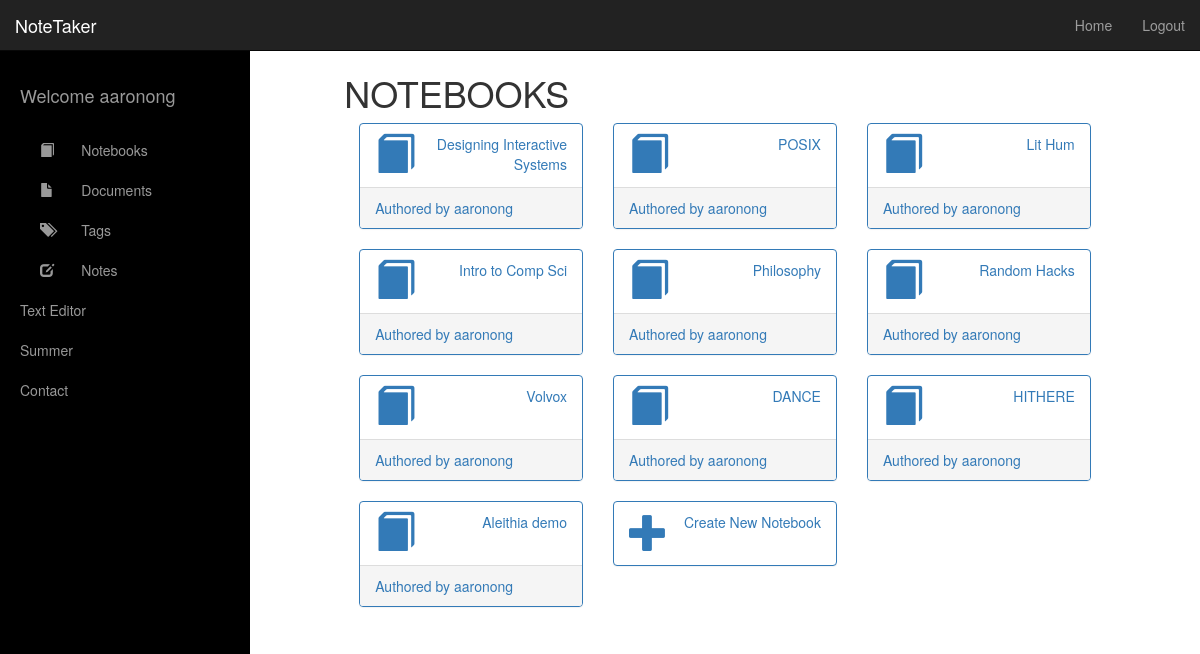
Screenshot of / (signed in) with the database file from the repository.
### notetaker/models.py (models this page shows, shortened)
@python_2_unicode_compatible
class Notebook(models.Model):
    owner = models.ForeignKey(NoteUser, on_delete=models.CASCADE)
    title = models.CharField(max_length=50)

### notetaker/views.py (the view)
# urls.py: url(r'^$', views.notebooks, name='index'),
def notebooks(request):
    if request.method=='POST':
        title = request.POST.get('title')
        nb = Notebook(title=title, owner=NoteUser.objects.get_by_natural_key(request.user))
        nb.save()
        return redirect('/')
    all_notebooks = Notebook.objects.filter(owner=request.user)
    context = {
        'all_notebooks': all_notebooks,
    }
    return render(request, 'notebooks.html', context)

### notetaker/models.py (called while the page is built)
    def __str__(self):
        return self.username

### templates/notebooks.html (shortened to what this page needs)
{% extends 'base.html' %}
{% load staticfiles %}
{% block content %}
    <h2>Secret header</h2>
    <h1>NOTEBOOKS</h1>
    {% if all_notebooks %}
        {% for notebook in all_notebooks %}
            <div class="col-lg-4 col-md-6 col-sm-12 col-xs-12">
                <div class="panel panel-primary">
                    <div class="box">
                        <a href="/notebooks/{{ notebook.id }}/">
                            <div class="panel-heading">
                                <div class="row">
                                    <div class="col-xs-2">
                                        <i style="font-size:2.8em;" class="glyphicon glyphicon-book"></i>
                                    </div>
                                    <div class="col-xs-10 text-right">
                                        <div>{{ notebook.title }}</div>
                                    </div>
                                </div>
                            </div>
                        </a>
                            <div class="panel-footer">
                                <a href="/profile/{{ notebook.owner.id }}/">
                                    <span class="pull-left">Authored by {{notebook.owner}}</span>
                                </a>
                                <div class="clearfix"></div>
                            </div>
                    </div>
                </div>
            </div>
        {% endfor %}
    {% endif %}
    <div class="col-lg-4 col-md-6 col-sm-12 col-xs-12">
        <div class="panel panel-primary" >
            <a data-toggle="collapse" href="#collapseExample">
                <div class="panel-heading">
                    <div class="row">
                        <div class="col-xs-2">
                            <i style="font-size:2.8em; color:#337ab7;" class="glyphicon glyphicon-plus"></i>
                        </div>
                        <div class="col-xs-10 text-right">
                            <p style="color:#337ab7;">Create New Notebook</p>
                        </div>
                    </div>
                </div>
            </a>
        </div>
    </div>
{% endblock %}

### templates/base.html (shortened to what this page needs)
{% load staticfiles %}
<!DOCTYPE html>
<html>
	<head>
	    <link href="{% static "bootstrap/js/bootstrap.min.js" %}" rel="stylesheet">
	    <link href="{% static "bootstrap/css/bootstrap.min.css" %}" rel="stylesheet">
    	<link href="{% static "bootstrap/css/simple-sidebar.css" %}" rel="stylesheet">
		<link rel="stylesheet" href="//netdna.bootstrapcdn.com/bootstrap/3.0.1/css/bootstrap.min.css" />
		<link rel="stylesheet" href="{% static "summernote/dist/summernote.css" %}">
	</head>
	<body>
	    <div id="wrapper">
        <div id="sidebar-wrapper">
            <ul class="sidebar-nav">
                <li class="sidebar-brand">
                </li>
				<li class="sidebar-brand">
                    <a href="/">
						{% if user.is_authenticated %}
                        Welcome {{ user }}
						{% endif %}
                    </a>
                </li>
                <li>
                    <a href="/notebooks">
						<i style="font-size:1em;" class="glyphicon glyphicon-book"></i>
						&nbsp;&nbsp;&nbsp;&nbsp;&nbsp;&nbsp;Notebooks
					</a>
                </li>
                <li>
                    <a href="/documents"><i style="font-size:1em;" class="glyphicon glyphicon-file"></i>
						&nbsp;&nbsp;&nbsp;&nbsp;&nbsp;&nbsp;Documents
					</a>
                </li>
                <li>
                    <a href="/tags"><i style="font-size:1em;" class="glyphicon glyphicon-tags"></i>
						&nbsp;&nbsp;&nbsp;&nbsp;&nbsp;&nbsp;Tags
					</a>
                </li>
                <li>
                    <a href="/noteedit"><i style="font-size:1em;" class="glyphicon glyphicon-edit"></i>
						&nbsp;&nbsp;&nbsp;&nbsp;&nbsp;&nbsp;Notes
					</a>
                </li>
                <li>
                    <a href="/text">Text Editor</a>
                </li>
                <li>
                    <a href="/summernote">Summer</a>
                </li>
                <li>
                    <a href="#">Contact</a>
                </li>
            </ul>
        </div>
		<nav class="navbar navbar-inverse navbar-fixed-top">
	      <div class="container-fluid">
	      	 <div class="navbar-header">
		       <a href="#menu-toggle" class="navbar-brand" id="menu-toggle">NoteTaker</a>
		    </div>
	        <div id="navbar" class="navbar-collapse collapse">
	          {% if user.is_authenticated %}
	          <ul class="nav navbar-nav navbar-right">
	            <li><a href="{% url 'index' %}">Home</a></li>
	            <li><a href="{% url 'logout' %}">Logout</a></li>
	          </ul>
	          {% endif %}
	        </div>
	      </div>
	    </nav>
	    <div class="container-fluid">
      	  <div class="row">
            <div class="col-sm-8 col-sm-offset-2 col-md-10 col-md-offset-1 main">
			{% block content %}
			{% endblock %}
			</div>
      	  </div>
     	</div>
	</body>
</html>

### rows the page displays
Notebook: title "Designing Interactive Systems", owner "aaronong"
Notebook: title "POSIX", owner "aaronong"
Notebook: title "Lit Hum", owner "aaronong"
Notebook: title "Intro to Comp Sci", owner "aaronong"
Notebook: title "Philosophy", owner "aaronong"
Notebook: title "Random Hacks", owner "aaronong"
Notebook: title "Volvox", owner "aaronong"
Notebook: title "DANCE", owner "aaronong"
Notebook: title "HITHERE", owner "aaronong"
Notebook: title "Aleithia demo", owner "aaronong"

### other values shown
{{ user }} "aaronong"
